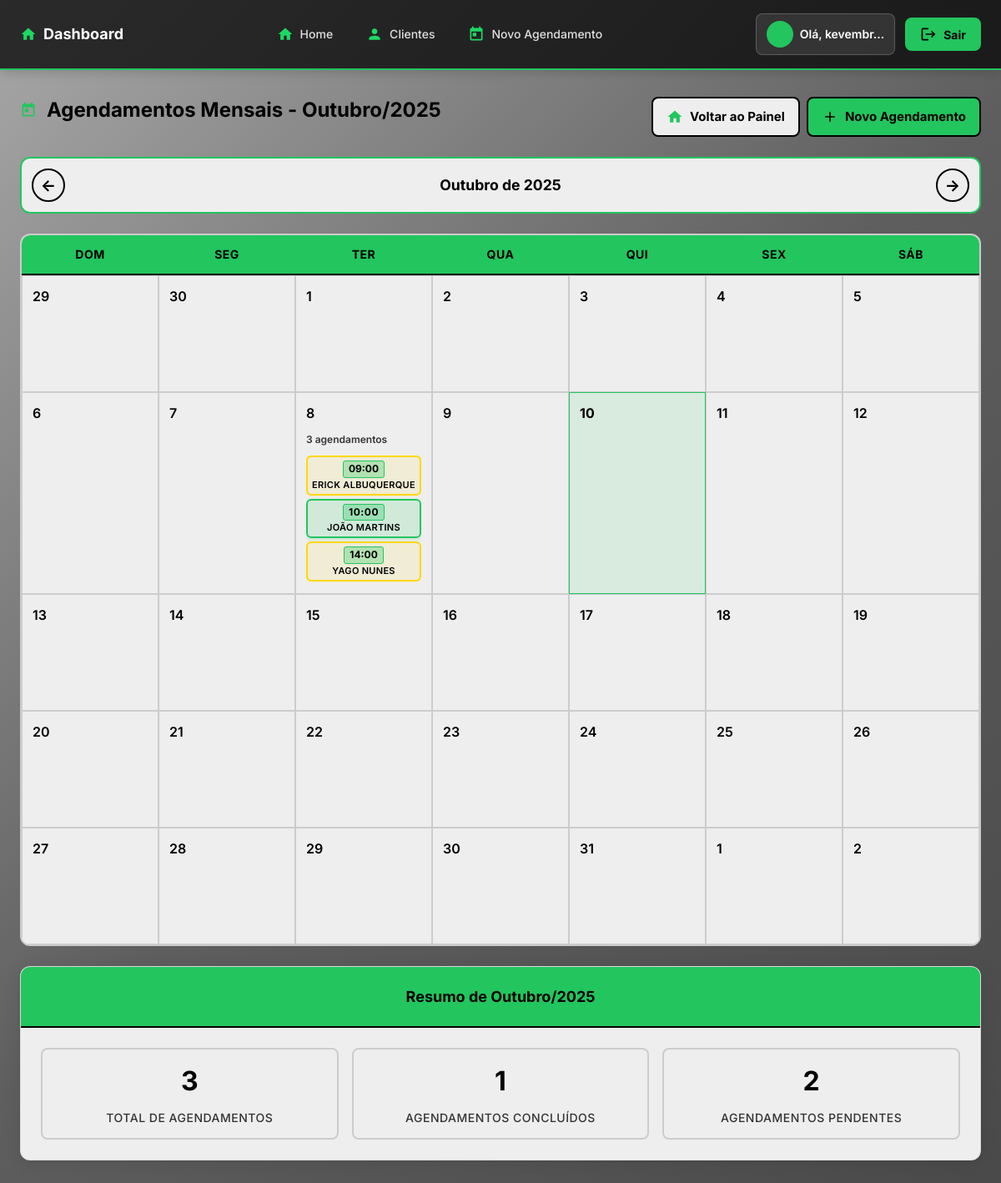
/agendamentos-mensais/ (signed in), run on an earlier commit of the app's database.
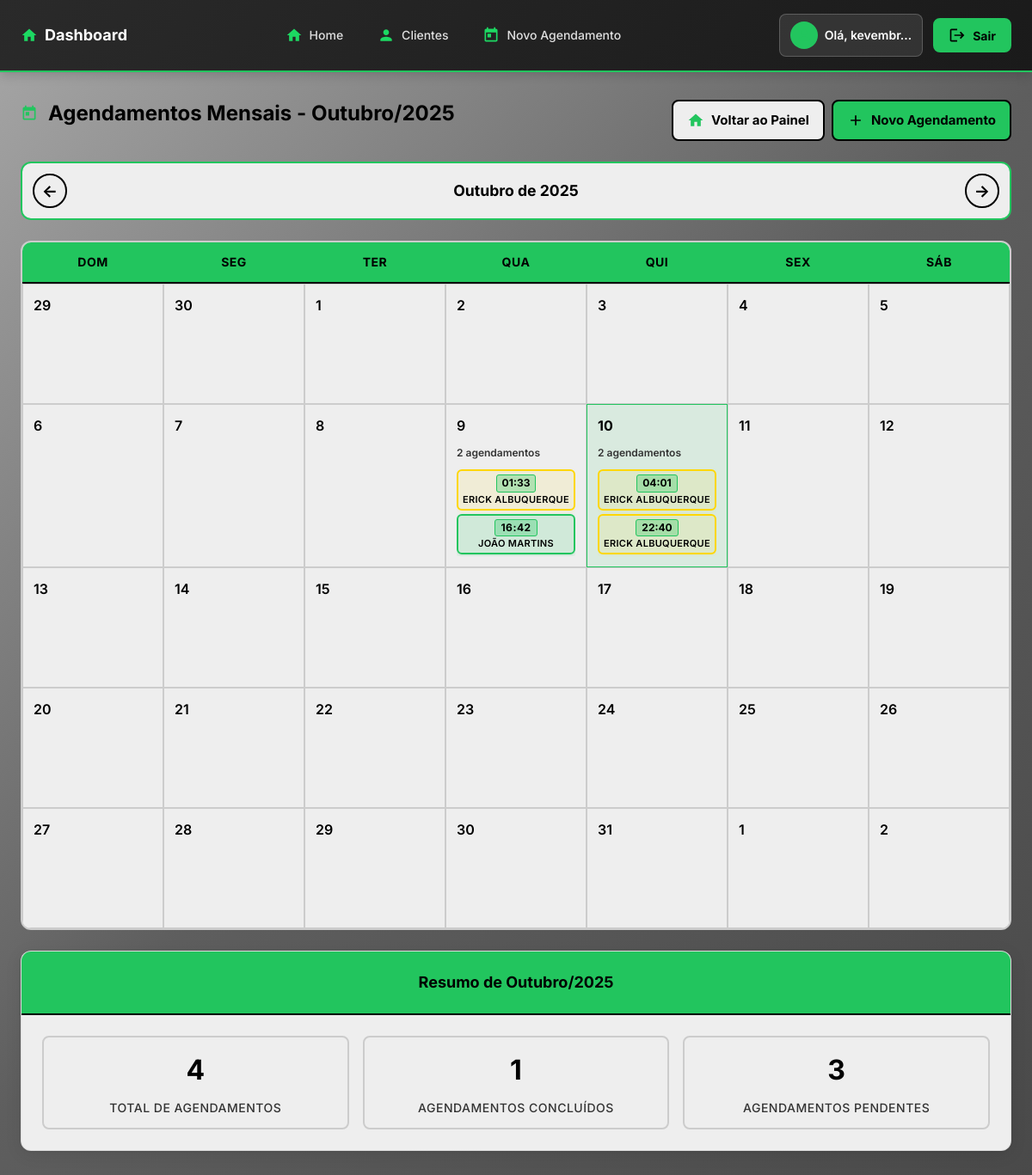
And on a later commit of the database.
### agendamentos/models.py (models this page shows, shortened)
class Agendamento(models.Model):
    STATUS_CHOICES = [
        ('confirmado', 'Pendente'),
        ('a_caminho', 'À caminho'),
        ('concluido', 'Concluído'),
        ('cancelado', 'Cancelado'),
    ]
    cliente = models.ForeignKey(Cliente, on_delete=models.SET_NULL, null=True, blank=True, related_name='agendamentos')
    servico = models.ForeignKey(Servico, on_delete=models.PROTECT)
    data = models.DateField()
    hora = models.TimeField()
    status = models.CharField(max_length=15, choices=STATUS_CHOICES, default='confirmado')
    observacoes = models.TextField(blank=True, null=True)
    previsao_chegada = models.IntegerField(blank=True, null=True, help_text="Previsão de chegada em minutos")
    criado_em = models.DateTimeField(auto_now_add=True)
    class Meta:
        ordering = ['-data', '-hora']

class Cliente(models.Model):
    nome = models.CharField(max_length=100)
    telefone = models.CharField(max_length=15, unique=True, blank=True, null=True)
    endereco = models.TextField(blank=True, null=True, help_text="Endereço completo do cliente")
    observacoes = models.TextField(blank=True, null=True)

### agendamentos/views.py (the view)
# urls.py: path('agendamentos-mensais/', views.agendamentos_mensais, name='agendamentos_mensais'),
@login_required
def agendamentos_mensais(request):
    ano = request.GET.get('ano', datetime.now().year)
    mes = request.GET.get('mes', datetime.now().month)
    try:
        ano = int(ano)
        mes = int(mes)
        data_inicio = datetime(ano, mes, 1).date()
        if mes == 12:
            data_fim = datetime(ano + 1, 1, 1).date()
        else:
            data_fim = datetime(ano, mes + 1, 1).date()
    except (ValueError, TypeError):
        hoje = datetime.now().date()
        data_inicio = datetime(hoje.year, hoje.month, 1).date()
        if hoje.month == 12:
            data_fim = datetime(hoje.year + 1, 1, 1).date()
        else:
            data_fim = datetime(hoje.year, hoje.month + 1, 1).date()
        ano = hoje.year
        mes = hoje.month
    agendamentos = Agendamento.objects.filter(
        data__gte=data_inicio,
        data__lt=data_fim
    ).order_by('data', 'hora')
    agendamentos_por_data = {}
    for agendamento in agendamentos:
        data_str = agendamento.data.strftime('%Y-%m-%d')
        if data_str not in agendamentos_por_data:
            agendamentos_por_data[data_str] = []
        agendamentos_por_data[data_str].append(agendamento)
    primeiro_dia = datetime(ano, mes, 1)
    ultimo_dia = datetime(ano, mes + 1, 1) - timedelta(days=1) if mes < 12 else datetime(ano + 1, 1, 1) - timedelta(days=1)
    calendar_weeks = []
    current_date = primeiro_dia - timedelta(days=primeiro_dia.weekday())  # Começar no domingo da primeira semana
    for week in range(6):  # Máximo 6 semanas
        week_days = []
        for day in range(7):  # 7 dias por semana
            day_date = current_date + timedelta(days=week * 7 + day)
            is_current_month = day_date.month == mes and day_date.year == ano
            is_today = day_date.date() == date.today()
            date_str = day_date.strftime('%Y-%m-%d')
            week_days.append({
                'day': day_date.day,
                'date': day_date.date(),
                'date_str': date_str,
                'is_current_month': is_current_month,
                'is_today': is_today,
            })
        calendar_weeks.append(week_days)
        if week_days[-1]['date'] >= ultimo_dia.date():
            break
    mes_anterior = mes - 1 if mes > 1 else 12
    ano_anterior = ano if mes > 1 else ano - 1
    mes_proximo = mes + 1 if mes < 12 else 1
    ano_proximo = ano if mes < 12 else ano + 1
    nomes_meses = [
        '', 'Janeiro', 'Fevereiro', 'Março', 'Abril', 'Maio', 'Junho',
        'Julho', 'Agosto', 'Setembro', 'Outubro', 'Novembro', 'Dezembro'
    ]
    total_agendamentos = len(agendamentos)
    concluidos = len([a for a in agendamentos if a.status == 'concluido'])
    pendentes = len([a for a in agendamentos if a.status in ['confirmado', 'a_caminho']])
    context = {
        'agendamentos': agendamentos,
        'agendamentos_por_data': agendamentos_por_data,
        'calendar_weeks': calendar_weeks,
        'ano': ano,
        'mes': mes,
        'mes_nome': nomes_meses[mes],
        'primeiro_dia': primeiro_dia,
        'ultimo_dia': ultimo_dia,
        'mes_anterior': mes_anterior,
        'ano_anterior': ano_anterior,
        'mes_proximo': mes_proximo,
        'ano_proximo': ano_proximo,
        'total_agendamentos': total_agendamentos,
        'concluidos': concluidos,
        'pendentes': pendentes,
    }
    return render(request, 'agendamentos/agendamentos_mensais.html', context)

### agendamentos/models.py (called while the page is built)
    def __str__(self):
        return self.nome

### agendamentos/templates/agendamentos/agendamentos_mensais.html (shortened to what this page needs)
{% extends 'agendamentos/base.html' %}
{% block content %}
<div class="d-flex justify-content-between align-items-center mb-3">
    <h2>
        <span class="icon icon-calendar"></span>Agendamentos Mensais - {{ mes_nome }}/{{ ano }}
    </h2>
    <div class="d-flex gap-2">
        <a href="{% url 'painel_barbeiro' %}" class="btn btn-secondary">
            <span class="icon icon-home"></span>Voltar ao Painel
        </a>
        <a href="{% url 'agendar' %}" class="btn btn-primary">
            <span class="icon icon-add"></span>Novo Agendamento
        </a>
    </div>
</div>
<div class="month-navigation">
    <div class="month-nav-simple">
        <a href="?mes={{ mes_anterior }}&ano={{ ano_anterior }}" class="nav-btn" title="Mês anterior">
            ←
        </a>
        <h3 class="month-title">
            {{ mes_nome }} de {{ ano }}
        </h3>
        <a href="?mes={{ mes_proximo }}&ano={{ ano_proximo }}" class="nav-btn" title="Próximo mês">
            →
        </a>
    </div>
</div>
<div class="calendar-wrapper">
<div class="monthly-calendar">
    <div class="calendar-header">
        <div class="day-header">Dom</div>
        <div class="day-header">Seg</div>
        <div class="day-header">Ter</div>
        <div class="day-header">Qua</div>
        <div class="day-header">Qui</div>
        <div class="day-header">Sex</div>
        <div class="day-header">Sáb</div>
    </div>
    <div class="calendar-grid">
        {% for week in calendar_weeks %}
            {% for day_data in week %}
                <div class="calendar-day {% if day_data.is_current_month %}current-month{% else %}other-month{% endif %} {% if day_data.is_today %}today{% endif %}">
                    <div class="day-number">{{ day_data.day }}</div>
                    {% if day_data.is_current_month %}
                        {% for key, appointments in agendamentos_por_data.items %}
                            {% if key == day_data.date_str %}
                                <div class="appointments-summary" onclick="event.stopPropagation();">
                                    <div class="appointment-count">{{ appointments|length }} agendamento{{ appointments|length|pluralize }}</div>
                                    {% for agendamento in appointments %}
                                        {% if forloop.counter <= 3 %}
                                            <div class="mini-appointment
                                                {% if agendamento.status == 'confirmado' or agendamento.status == 'a_caminho' %}status-pendente
                                                {% elif agendamento.status == 'concluido' %}status-concluido
                                                {% elif agendamento.status == 'cancelado' %}status-cancelado
                                                {% endif %}" onclick="event.stopPropagation();">
                                                <span class="mini-time">{{ agendamento.hora|time:"H:i" }}</span>
                                                <span class="mini-client">{{ agendamento.cliente.nome }}</span>
                                            </div>
                                        {% endif %}
                                    {% endfor %}
                                </div>
                            {% endif %}
                        {% endfor %}
                    {% endif %}
                </div>
            {% endfor %}
        {% endfor %}
    </div>
</div>
</div>
<div class="month-summary mt-4">
    <div class="card">
        <div class="card-header">
            <h4>Resumo de {{ mes_nome }}/{{ ano }}</h4>
        </div>
        <div class="card-body">
            <div class="summary-stats">
                <div class="stat-item">
                    <div class="stat-number">{{ total_agendamentos }}</div>
                    <div class="stat-label">Total de Agendamentos</div>
                </div>
                <div class="stat-item">
                    <div class="stat-number">{{ concluidos }}</div>
                    <div class="stat-label">Agendamentos Concluídos</div>
                </div>
                <div class="stat-item">
                    <div class="stat-number">{{ pendentes }}</div>
                    <div class="stat-label">Agendamentos Pendentes</div>
                </div>
            </div>
        </div>
    </div>
</div>
{% endblock %}

### agendamentos/templates/agendamentos/base.html (shortened to what this page needs)
{% load static %}
<!DOCTYPE html>
<html lang="pt-BR">
<head>
    <link rel="stylesheet" href="{% static 'agendamentos/style.css' %}">
</head>
<body>
    <header class="main-header">
        <div class="header-container">
            <div class="header-brand">
                <a href="{% url 'home' %}" class="brand-link">
                    <span class="icon icon-home brand-icon"></span>
                    <span class="brand-text">Dashboard</span>
                </a>
            </div>
            <nav class="header-nav">
                <ul class="nav-menu">
                    <li class="nav-item">
                        <a href="{% url 'home' %}" class="nav-link {% if request.resolver_match.url_name == 'painel_barbeiro' %}active{% endif %}">
                            <span class="icon icon-home"></span>
                            <span class="nav-text">Home</span>
                        </a>
                    </li>
                    {% if user.is_authenticated %}
                        <li class="nav-item">
                            <a href="{% url 'lista_clientes' %}" class="nav-link {% if request.resolver_match.url_name == 'lista_clientes' %}active{% endif %}">
                                <span class="icon icon-user"></span>
                                <span class="nav-text">Clientes</span>
                            </a>
                        </li>
                        <li class="nav-item">
                            <a href="{% url 'agendar' %}" class="nav-link {% if request.resolver_match.url_name == 'agendar' %}active{% endif %}">
                                <span class="icon icon-calendar"></span>
                                <span class="nav-text">Novo Agendamento</span>
                            </a>
                        </li>
                    {% endif %}
                </ul>
            </nav>
            <div class="header-actions">
                {% if user.is_authenticated %}
                    <div class="user-info">
                        <span class="user-avatar">
                            <span class="icon icon-user"></span>
                        </span>
                        <span class="user-name">Olá, {{ user.first_name|default:user.username|truncatechars:8 }}</span>
                    </div>
                    <form class="logout-form" action="{% url 'logout' %}" method="post">
                        <button type="submit" class="logout-btn">
                            <span class="icon icon-logout"></span>
                            <span class="logout-text">Sair</span>
                        </button>
                    </form>
                {% else %}
                    <a href="{% url 'login' %}" class="login-btn">
                        <span class="icon icon-lock"></span>
                        <span class="login-text">Entrar</span>
                    </a>
                {% endif %}
            </div>
        </div>
    </header>
    <div class="container">
        {% block content %}{% endblock %}
    </div>
</body>
</html>

What changed in the data, as far as the page shows it:
removed Agendamento: appointments "3", hora "09:00", cliente.nome "ERICK ALBUQUERQUE"
removed Agendamento: hora "10:00", cliente.nome "JOÃO MARTINS", status "concluido" (drawn), shown under "3"
removed Agendamento: hora "14:00", cliente.nome "YAGO NUNES", shown under "3"
added Agendamento: appointments "2", hora "01:33", cliente.nome "ERICK ALBUQUERQUE"
added Agendamento: hora "16:42", cliente.nome "JOÃO MARTINS", status "concluido" (drawn), shown under "2"
added Agendamento: appointments "2", hora "04:01", cliente.nome "ERICK ALBUQUERQUE"
added Agendamento: hora "22:40", cliente.nome "ERICK ALBUQUERQUE", shown under "2"
Also different on the page:
{{ total_agendamentos }}: "3" → "4"
{{ pendentes }}: "2" → "3"
